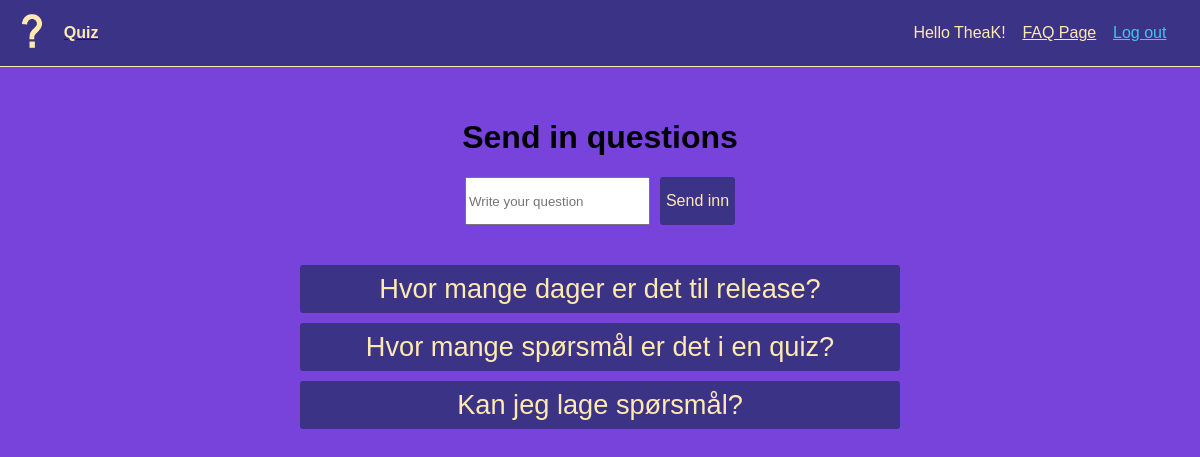
The app's page /faqpage.php (signed in) with its own data.
### tables this page shows
CREATE TABLE `faq` (
  `id` int(11) NOT NULL,
  `question` varchar(256) DEFAULT NULL,
  `answer` varchar(256) NOT NULL,
  `display` int(11) DEFAULT 0
);

### faqpage.php (the view, shortened to what this page needs)
<!DOCTYPE html>
<html lang="en">
<head>
  <link rel="stylesheet" href="style.css">
</head>
<body id="faqPageBody">
  <?php
    include_once 'header.php';
    include_once 'includes/dbh.inc.php';
    echo "
    <div class='questionSendContainer'>
      <h1>Send in questions</h1>
      <form action='includes/faq.inc.php' method='POST' class='sendForm'>
        <input name='question' type='text' placeholder='Write your question'>
        <button type='submit' name='faqsubmit'>Send inn</button>
      </form>
    </div>
    ";
    $sql = "SELECT * FROM faq";
    $result = $conn->query($sql);
    echo "<div class='faqContainerDiv'>";
    while ($row = $result -> fetch_assoc()){
      $display = $row["display"];
      if($display == 1){
        echo "
          <button class='dropDownButton'>".$row["question"]."</button>
          <div class='faqDiv'>
            <p>".$row["answer"]."</p>
          </div>
        ";
      }
    }
    echo "</div>";
  ?>
</body>
</html>

### style.css (style rules this page uses)
body { margin: 0; font-family: arial; }
#faqPageBody { background-color: #7743DB; }
.sendForm { display: flex; justify-content: center; }
.sendForm button { background-color: #3b3486; color: #ffe9b1; font-size: 1em; border: none; height: 6vh; border-radius: 3px; margin: 0 0 0 10px; }
.faqContainerDiv { display: grid; justify-content: center; }
.dropDownButton { background-color: #3b3486; color: #ffe9b1; font-size: 1.7em; border: none; height: 6vh; border-radius: 3px; width: 50vw; margin: 10px 0 0 0; }
.questionSendContainer { display: grid; justify-content: center; margin: 30px; }

### records on screen
faq: question "Hvor mange dager er det til release?"
faq: question "Hvor mange spørsmål er det i en quiz?"
faq: question "Kan jeg lage spørsmål?"

### other values on screen
$_SESSION['useruid'] "TheaK"
